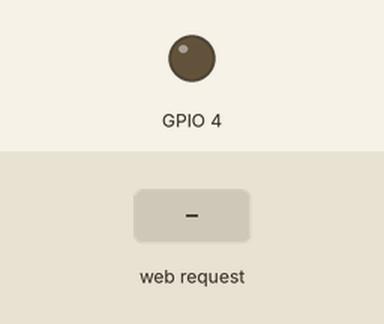
This sketch was run on a simulated ESP8266 (NodeMCU). Shown: output pins drawn as LEDs (lit = HIGH). The inputs (shaded band) are chosen by the test bench. WiFi joins after 1.5 s; servers stay silent unless stated; what the sketch prints to the serial monitor is not drawn.

Above: at 5.7 s.
5.8 s: HTTP request GET /on received
At 6.4 s:
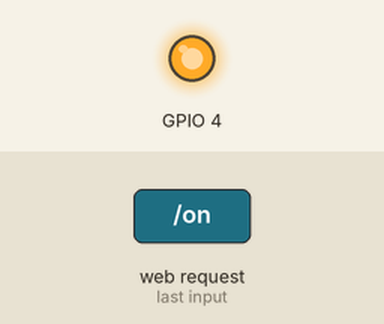
7.3 s: HTTP request GET /off received
At 7.6 s:
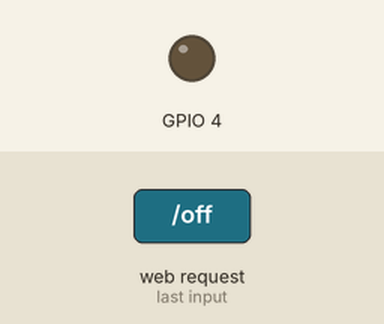
Timing chart, 0 to 10.3 s (numbered marks = the images above; inputs shaded):
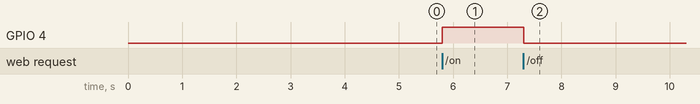

The sketch:

Nodemcu_Controlling_Using_App.ino
```cpp
/////////////////////////////////
// Generated with a lot of love//
// with TUNIOT FOR ESP8266     //
// Website: Easycoding.tn      //
/////////////////////////////////
#include <ESP8266WiFi.h>

String  i;
WiFiServer server(80);

void setup()
{
  i = "";

Serial.begin(9600);
pinMode(4, OUTPUT);
  WiFi.disconnect();
  delay(3000);
   WiFi.begin("my-net","");
  Serial.println("Connecting to wifi");
  while ((!(WiFi.status() == WL_CONNECTED))){
    delay(300);
    Serial.print("....");

  }
  Serial.println("I am connected");
  Serial.println((WiFi.localIP().toString()));
  server.begin();

}


void loop()
{

    WiFiClient client = server.available();
    if (!client) { return; }
    while(!client.available()){  delay(1); }
    i = (client.readStringUntil('\r'));
    i.remove(0, 5);
    i.remove(i.length()-9,9);
    if (i == "on") {
      digitalWrite(4,HIGH);
      client.println("HTTP/1.1 200 OK");
      client.println("Content-Type: text/html");
      client.println("");
      client.println("<!DOCTYPE HTML>");
      client.println("<html>");
      client.println("LED is on");
      client.println("</html>");

      delay(1);

    }
    if (i == "off") {
      digitalWrite(4,LOW);
      client.println("HTTP/1.1 200 OK");
      client.println("Content-Type: text/html");
      client.println("");
      client.println("<!DOCTYPE HTML>");
      client.println("<html>");
      client.println("LED is off");
      client.println("</html>");

      delay(1);

    }

}
```

Measured:
- after the input at 5.8 s, GPIO 4: LOW → HIGH at once
- after the input at 7.3 s, GPIO 4: HIGH → LOW at once
